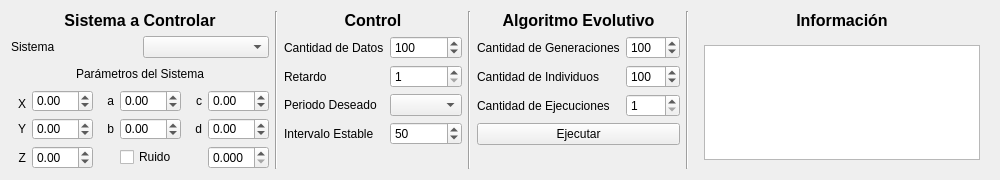
<?xml version="1.0" encoding="UTF-8"?>
<ui version="4.0">
 <class>Board</class>
 <widget class="QWidget" name="Board">
  <property name="geometry">
   <rect>
    <x>0</x>
    <y>0</y>
    <width>1000</width>
    <height>180</height>
   </rect>
  </property>
  <property name="minimumSize">
   <size>
    <width>1000</width>
    <height>180</height>
   </size>
  </property>
  <property name="maximumSize">
   <size>
    <width>16777215</width>
    <height>16777215</height>
   </size>
  </property>
  <property name="windowTitle">
   <string>Form</string>
  </property>
  <layout class="QHBoxLayout" name="horizontalLayout">
   <item>
    <layout class="QGridLayout" name="gridLayoutSistema">
     <item row="1" column="1">
      <widget class="QComboBox" name="systemComboBox"/>
     </item>
     <item row="0" column="0" colspan="2">
      <widget class="QLabel" name="systemBoardLabel">
       <property name="font">
        <font>
         <pointsize>12</pointsize>
         <weight>75</weight>
         <bold>true</bold>
        </font>
       </property>
       <property name="lineWidth">
        <number>1</number>
       </property>
       <property name="text">
        <string>Sistema a Controlar</string>
       </property>
       <property name="textFormat">
        <enum>Qt::AutoText</enum>
       </property>
       <property name="alignment">
        <set>Qt::AlignCenter</set>
       </property>
      </widget>
     </item>
     <item row="1" column="0">
      <widget class="QLabel" name="systemLabel">
       <property name="text">
        <string>Sistema</string>
       </property>
      </widget>
     </item>
     <item row="2" column="0" colspan="2">
      <layout class="QGridLayout" name="gridLayout">
       <property name="spacing">
        <number>6</number>
       </property>
       <item row="2" column="0">
        <widget class="QLabel" name="yLabel">
         <property name="minimumSize">
          <size>
           <width>15</width>
           <height>0</height>
          </size>
         </property>
         <property name="maximumSize">
          <size>
           <width>15</width>
           <height>16777215</height>
          </size>
         </property>
         <property name="text">
          <string>Y</string>
         </property>
         <property name="alignment">
          <set>Qt::AlignRight|Qt::AlignTrailing|Qt::AlignVCenter</set>
         </property>
        </widget>
       </item>
       <item row="1" column="5">
        <widget class="QDoubleSpinBox" name="cSpinBox">
         <property name="minimum">
          <double>-99.000000000000000</double>
         </property>
         <property name="singleStep">
          <double>0.010000000000000</double>
         </property>
        </widget>
       </item>
       <item row="1" column="3">
        <widget class="QDoubleSpinBox" name="aSpinBox">
         <property name="minimum">
          <double>-99.000000000000000</double>
         </property>
         <property name="singleStep">
          <double>0.100000000000000</double>
         </property>
        </widget>
       </item>
       <item row="1" column="4">
        <widget class="QLabel" name="cLabel">
         <property name="minimumSize">
          <size>
           <width>15</width>
           <height>0</height>
          </size>
         </property>
         <property name="maximumSize">
          <size>
           <width>15</width>
           <height>16777215</height>
          </size>
         </property>
         <property name="text">
          <string>c</string>
         </property>
         <property name="alignment">
          <set>Qt::AlignRight|Qt::AlignTrailing|Qt::AlignVCenter</set>
         </property>
        </widget>
       </item>
       <item row="1" column="2">
        <widget class="QLabel" name="aLabel">
         <property name="minimumSize">
          <size>
           <width>15</width>
           <height>0</height>
          </size>
         </property>
         <property name="maximumSize">
          <size>
           <width>15</width>
           <height>16777215</height>
          </size>
         </property>
         <property name="text">
          <string>a</string>
         </property>
         <property name="alignment">
          <set>Qt::AlignRight|Qt::AlignTrailing|Qt::AlignVCenter</set>
         </property>
        </widget>
       </item>
       <item row="0" column="0" colspan="6">
        <widget class="QLabel" name="label">
         <property name="minimumSize">
          <size>
           <width>0</width>
           <height>20</height>
          </size>
         </property>
         <property name="maximumSize">
          <size>
           <width>16777215</width>
           <height>40</height>
          </size>
         </property>
         <property name="text">
          <string>Parámetros del Sistema</string>
         </property>
         <property name="alignment">
          <set>Qt::AlignCenter</set>
         </property>
        </widget>
       </item>
       <item row="2" column="5">
        <widget class="QDoubleSpinBox" name="dSpinBox">
         <property name="minimum">
          <double>-99.000000000000000</double>
         </property>
         <property name="singleStep">
          <double>0.010000000000000</double>
         </property>
        </widget>
       </item>
       <item row="1" column="0">
        <widget class="QLabel" name="xLabel">
         <property name="minimumSize">
          <size>
           <width>15</width>
           <height>27</height>
          </size>
         </property>
         <property name="maximumSize">
          <size>
           <width>15</width>
           <height>16777215</height>
          </size>
         </property>
         <property name="text">
          <string>X</string>
         </property>
         <property name="alignment">
          <set>Qt::AlignRight|Qt::AlignTrailing|Qt::AlignVCenter</set>
         </property>
        </widget>
       </item>
       <item row="1" column="1">
        <widget class="QDoubleSpinBox" name="xSpinBox">
         <property name="minimum">
          <double>-99.000000000000000</double>
         </property>
         <property name="singleStep">
          <double>0.010000000000000</double>
         </property>
        </widget>
       </item>
       <item row="2" column="1">
        <widget class="QDoubleSpinBox" name="ySpinBox">
         <property name="minimum">
          <double>-99.000000000000000</double>
         </property>
         <property name="singleStep">
          <double>0.010000000000000</double>
         </property>
        </widget>
       </item>
       <item row="2" column="2">
        <widget class="QLabel" name="bLabel">
         <property name="minimumSize">
          <size>
           <width>15</width>
           <height>0</height>
          </size>
         </property>
         <property name="maximumSize">
          <size>
           <width>15</width>
           <height>16777215</height>
          </size>
         </property>
         <property name="text">
          <string>b</string>
         </property>
         <property name="alignment">
          <set>Qt::AlignRight|Qt::AlignTrailing|Qt::AlignVCenter</set>
         </property>
        </widget>
       </item>
       <item row="2" column="3">
        <widget class="QDoubleSpinBox" name="bSpinBox">
         <property name="minimum">
          <double>-99.000000000000000</double>
         </property>
         <property name="singleStep">
          <double>0.010000000000000</double>
         </property>
        </widget>
       </item>
       <item row="2" column="4">
        <widget class="QLabel" name="dLabel">
         <property name="text">
          <string>d</string>
         </property>
         <property name="alignment">
          <set>Qt::AlignRight|Qt::AlignTrailing|Qt::AlignVCenter</set>
         </property>
        </widget>
       </item>
       <item row="3" column="0">
        <widget class="QLabel" name="zLabel">
         <property name="text">
          <string>Z</string>
         </property>
         <property name="alignment">
          <set>Qt::AlignRight|Qt::AlignTrailing|Qt::AlignVCenter</set>
         </property>
        </widget>
       </item>
       <item row="3" column="1">
        <widget class="QDoubleSpinBox" name="zSpinBox">
         <property name="minimum">
          <double>-99.000000000000000</double>
         </property>
         <property name="singleStep">
          <double>0.010000000000000</double>
         </property>
        </widget>
       </item>
       <item row="3" column="3">
        <widget class="QCheckBox" name="noiseCheckBox">
         <property name="layoutDirection">
          <enum>Qt::LeftToRight</enum>
         </property>
         <property name="text">
          <string>Ruido</string>
         </property>
        </widget>
       </item>
       <item row="3" column="5">
        <widget class="QDoubleSpinBox" name="noiseSpinBox">
         <property name="decimals">
          <number>3</number>
         </property>
         <property name="maximum">
          <double>1.000000000000000</double>
         </property>
         <property name="singleStep">
          <double>0.001000000000000</double>
         </property>
        </widget>
       </item>
      </layout>
     </item>
     <item row="3" column="0">
      <spacer name="verticalSpacer">
       <property name="orientation">
        <enum>Qt::Vertical</enum>
       </property>
       <property name="sizeHint" stdset="0">
        <size>
         <width>20</width>
         <height>40</height>
        </size>
       </property>
      </spacer>
     </item>
    </layout>
   </item>
   <item>
    <widget class="Line" name="line">
     <property name="orientation">
      <enum>Qt::Vertical</enum>
     </property>
    </widget>
   </item>
   <item>
    <layout class="QGridLayout" name="gridLayoutControl">
     <item row="2" column="0">
      <widget class="QLabel" name="delayLabel">
       <property name="text">
        <string>Retardo</string>
       </property>
      </widget>
     </item>
     <item row="3" column="0">
      <widget class="QLabel" name="amountOrbitLabel">
       <property name="text">
        <string>Periodo Deseado</string>
       </property>
      </widget>
     </item>
     <item row="4" column="0">
      <widget class="QLabel" name="stablePeriodLabel">
       <property name="text">
        <string>Intervalo Estable</string>
       </property>
      </widget>
     </item>
     <item row="1" column="0">
      <widget class="QLabel" name="amountDataLabel">
       <property name="text">
        <string>Cantidad de Datos</string>
       </property>
      </widget>
     </item>
     <item row="5" column="0">
      <spacer name="verticalSpacer_3">
       <property name="orientation">
        <enum>Qt::Vertical</enum>
       </property>
       <property name="sizeHint" stdset="0">
        <size>
         <width>20</width>
         <height>40</height>
        </size>
       </property>
      </spacer>
     </item>
     <item row="4" column="1" colspan="2">
      <widget class="QSpinBox" name="stablePeriodSpinBox">
       <property name="minimum">
        <number>1</number>
       </property>
       <property name="maximum">
        <number>1000</number>
       </property>
       <property name="value">
        <number>50</number>
       </property>
      </widget>
     </item>
     <item row="3" column="1" colspan="2">
      <widget class="QComboBox" name="amountOrbitComboBox"/>
     </item>
     <item row="2" column="1" colspan="2">
      <widget class="QSpinBox" name="delaySpinBox">
       <property name="minimum">
        <number>1</number>
       </property>
       <property name="maximum">
        <number>10</number>
       </property>
      </widget>
     </item>
     <item row="1" column="1" colspan="2">
      <widget class="QSpinBox" name="amountDataSpinBox">
       <property name="minimum">
        <number>1</number>
       </property>
       <property name="maximum">
        <number>10000</number>
       </property>
       <property name="value">
        <number>100</number>
       </property>
      </widget>
     </item>
     <item row="0" column="0" colspan="3">
      <widget class="QLabel" name="controlBoardLabel">
       <property name="font">
        <font>
         <pointsize>12</pointsize>
         <weight>75</weight>
         <bold>true</bold>
        </font>
       </property>
       <property name="text">
        <string>Control</string>
       </property>
       <property name="alignment">
        <set>Qt::AlignCenter</set>
       </property>
      </widget>
     </item>
    </layout>
   </item>
   <item>
    <widget class="Line" name="line_2">
     <property name="orientation">
      <enum>Qt::Vertical</enum>
     </property>
    </widget>
   </item>
   <item>
    <layout class="QGridLayout" name="gridLayoutAlgoritmo">
     <item row="1" column="1">
      <widget class="QSpinBox" name="amountGenerationSpinBox">
       <property name="minimum">
        <number>1</number>
       </property>
       <property name="maximum">
        <number>500</number>
       </property>
       <property name="value">
        <number>100</number>
       </property>
      </widget>
     </item>
     <item row="3" column="1">
      <widget class="QSpinBox" name="amountRunSpinBox">
       <property name="minimum">
        <number>1</number>
       </property>
       <property name="maximum">
        <number>100</number>
       </property>
      </widget>
     </item>
     <item row="4" column="0" colspan="2">
      <widget class="QPushButton" name="runButton">
       <property name="text">
        <string>Ejecutar</string>
       </property>
      </widget>
     </item>
     <item row="3" column="0">
      <widget class="QLabel" name="amountRunLabel">
       <property name="text">
        <string>Cantidad de Ejecuciones</string>
       </property>
      </widget>
     </item>
     <item row="0" column="0" colspan="2">
      <widget class="QLabel" name="algorithmBoardLabel">
       <property name="font">
        <font>
         <pointsize>12</pointsize>
         <weight>75</weight>
         <bold>true</bold>
        </font>
       </property>
       <property name="text">
        <string>Algoritmo Evolutivo</string>
       </property>
       <property name="alignment">
        <set>Qt::AlignCenter</set>
       </property>
      </widget>
     </item>
     <item row="1" column="0">
      <widget class="QLabel" name="amountGenerationLabel">
       <property name="text">
        <string>Cantidad de Generaciones</string>
       </property>
      </widget>
     </item>
     <item row="2" column="0">
      <widget class="QLabel" name="amountIndividualLabel">
       <property name="text">
        <string>Cantidad de Individuos</string>
       </property>
      </widget>
     </item>
     <item row="2" column="1">
      <widget class="QSpinBox" name="amountIndividualSpinBox">
       <property name="minimum">
        <number>1</number>
       </property>
       <property name="maximum">
        <number>1000</number>
       </property>
       <property name="value">
        <number>100</number>
       </property>
      </widget>
     </item>
     <item row="5" column="0">
      <spacer name="verticalSpacer_2">
       <property name="orientation">
        <enum>Qt::Vertical</enum>
       </property>
       <property name="sizeHint" stdset="0">
        <size>
         <width>20</width>
         <height>40</height>
        </size>
       </property>
      </spacer>
     </item>
    </layout>
   </item>
   <item>
    <widget class="Line" name="line_3">
     <property name="orientation">
      <enum>Qt::Vertical</enum>
     </property>
    </widget>
   </item>
   <item>
    <layout class="QVBoxLayout" name="verticalLayoutConsole">
     <item>
      <widget class="QLabel" name="consoleBoardLabel">
       <property name="font">
        <font>
         <pointsize>12</pointsize>
         <weight>75</weight>
         <bold>true</bold>
        </font>
       </property>
       <property name="text">
        <string>Información</string>
       </property>
       <property name="alignment">
        <set>Qt::AlignCenter</set>
       </property>
      </widget>
     </item>
     <item>
      <widget class="QScrollArea" name="scrollAreaConsole">
       <property name="frameShape">
        <enum>QFrame::NoFrame</enum>
       </property>
       <property name="lineWidth">
        <number>1</number>
       </property>
       <property name="widgetResizable">
        <bool>true</bool>
       </property>
       <widget class="QWidget" name="scrollAreaWidgetContents">
        <property name="geometry">
         <rect>
          <x>0</x>
          <y>0</y>
          <width>189</width>
          <height>135</height>
         </rect>
        </property>
        <layout class="QVBoxLayout" name="verticalLayout">
         <item>
          <widget class="QPlainTextEdit" name="consolePlainTextEdit"/>
         </item>
        </layout>
       </widget>
      </widget>
     </item>
    </layout>
   </item>
  </layout>
 </widget>
 <resources/>
 <connections/>
</ui>
